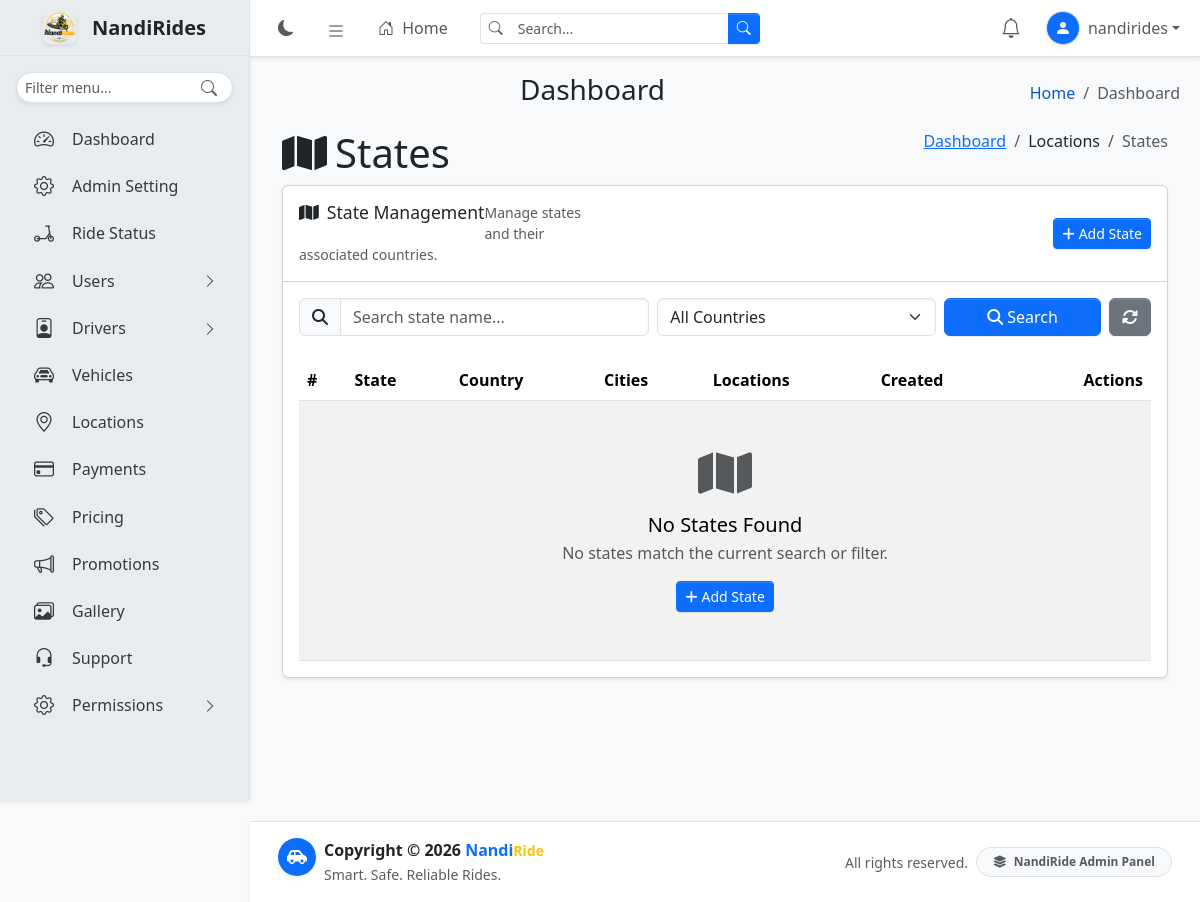
The page /admindashboard/locations/states/ (signed in) on the database as committed earlier.
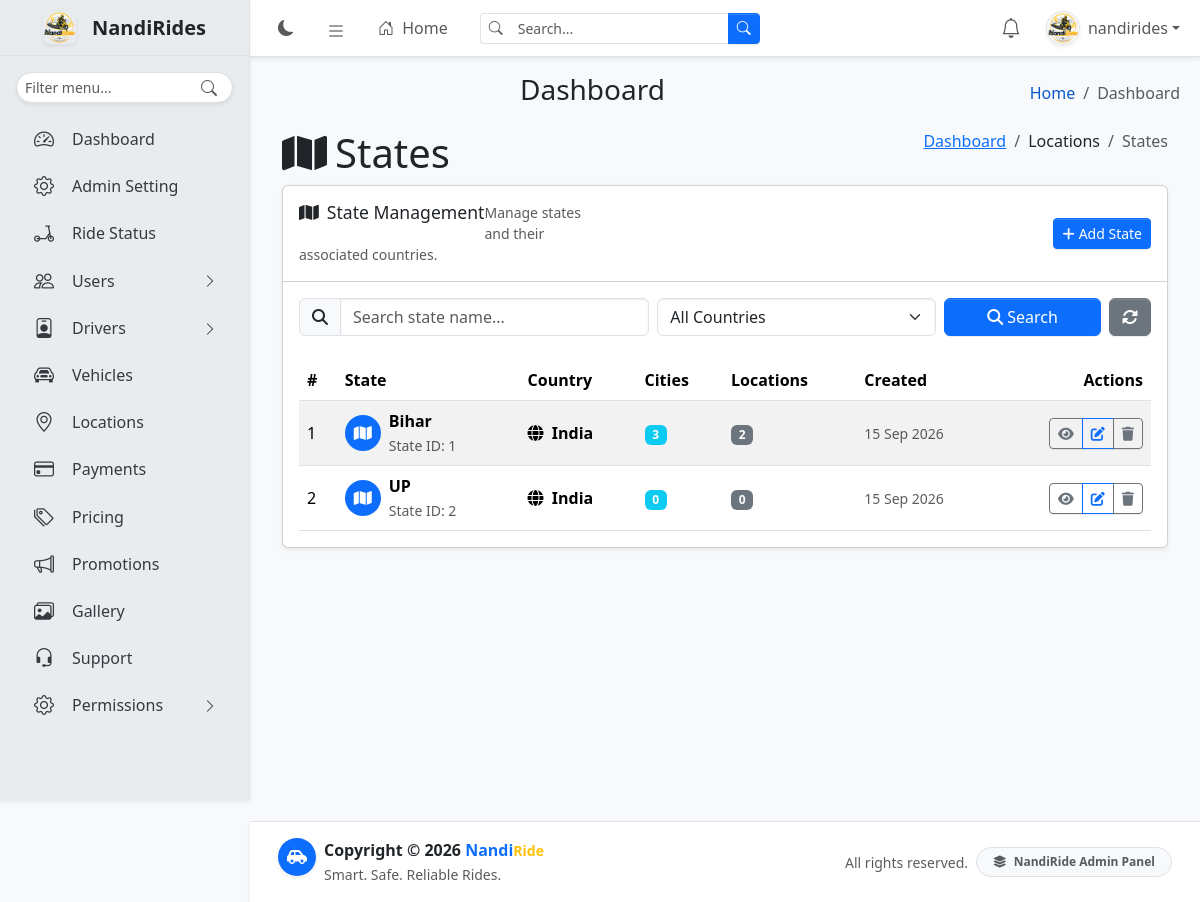
The same page on the database as committed later.
### dashboard/models.py (models this page shows, shortened)
class UserProfile(TimeStampedModel):
    class Gender(models.TextChoices):
        MALE = "male", "Male"
        FEMALE = "female", "Female"
        OTHER = "other", "Other"
    user = models.OneToOneField(
        settings.AUTH_USER_MODEL,
        on_delete=models.CASCADE,
        related_name="profile",
    )
    profile_image = models.ImageField(
        upload_to="profiles/",
        blank=True,
        null=True,
    )
    phone = models.CharField(
        max_length=20,
        blank=True,
    )
    date_of_birth = models.DateField(
        null=True,
        blank=True,
    )
    gender = models.CharField(
        max_length=10,
        choices=Gender.choices,
        blank=True,
    )
    address = models.TextField(
        blank=True,
    )
    city = models.ForeignKey(
        "locations.City",
        on_delete=models.SET_NULL,
        null=True,
        blank=True,
        related_name="user_profiles",
    )
    emergency_contact_name = models.CharField(
        max_length=150,
        blank=True,
    )
    emergency_contact_phone = models.CharField(
        max_length=20,
        blank=True,
    )
    email_verified = models.BooleanField(
        default=False,
    )
    email_verified_at = models.DateTimeField(
        null=True,
        blank=True,
    )

### locations/models.py (models this page shows, shortened)
class State(TimeStampedModel):
    country = models.ForeignKey(
        Country,
        on_delete=models.PROTECT,
        related_name="states",
    )
    name = models.CharField(max_length=100)

class Country(TimeStampedModel):
    name = models.CharField(max_length=100)
    code = models.CharField(max_length=10, unique=True)

### locations/views.py (the view)
@login_required
@permission_required("locations.view_state", raise_exception=True)
def state_list(request):
    query = request.GET.get(
        "q",
        "",
    ).strip()
    country_id = request.GET.get(
        "country",
        "",
    ).strip()
    states = State.objects.select_related(
        "country"
    ).annotate(
        city_count=Count(
            "cities",
            distinct=True,
        ),
        location_count=Count(
            "cities__locations",
            distinct=True,
        ),
    ).order_by(
        "country__name",
        "name",
    )
    if query:
        states = states.filter(
            Q(name__icontains=query)
            | Q(country__name__icontains=query)
        )
    if country_id:
        states = states.filter(
            country_id=country_id
        )
    context = {
        "states": states,
        "countries": Country.objects.order_by("name"),
        "query": query,
        "q": query,
        "selected_country": country_id,
    }
    return render(
        request,
        "locations/state_list.html",
        context,
    )

### locations/templates/locations/state_list.html (shortened to what this page needs)
{% extends "base.html" %}
{% block content %}
<section class="content-header">
    <div class="container-fluid">
        <div class="row mb-2">
            <div class="col-sm-6">
                <h1 class="m-0">
                    <i class="fas fa-map me-2"></i>States
                </h1>
            </div>
            <div class="col-sm-6">
                <ol class="breadcrumb float-sm-end">
                    <li class="breadcrumb-item">
                        <a href="{% url 'dashboard' %}">Dashboard</a>
                    </li>
                    <li class="breadcrumb-item">Locations</li>
                    <li class="breadcrumb-item active">States</li>
                </ol>
            </div>
        </div>
    </div>
</section>
<section class="content">
    <div class="container-fluid">
        <div class="card shadow-sm">
            <div class="card-header">
                <div class="d-flex flex-column flex-md-row justify-content-between align-items-md-center gap-2">
                    <div>
                        <h3 class="card-title mb-1">
                            <i class="fas fa-map me-2"></i>State Management
                        </h3>
                        <div class="text-muted small">
                            Manage states and their associated countries.
                        </div>
                    </div>
                    <a href="{% url 'state_create' %}" class="btn btn-primary btn-sm">
                        <i class="fas fa-plus me-1"></i>Add State
                    </a>
                </div>
            </div>
            <div class="card-body">
                <form method="get" class="mb-4">
                    <div class="row g-2">
                        <div class="col-md-5">
                            <div class="input-group">
                                <span class="input-group-text">
                                    <i class="fas fa-search"></i>
                                </span>
                                <input type="text"
                                       name="q"
                                       value="{{ request.GET.q|default:'' }}"
                                       class="form-control"
                                       placeholder="Search state name...">
                            </div>
                        </div>
                        <div class="col-md-4">
                            <select name="country" class="form-select">
                                <option value="">All Countries</option>
                            </select>
                        </div>
                        <div class="col-md-3">
                            <div class="d-flex gap-2">
                                <button type="submit" class="btn btn-primary flex-grow-1">
                                    <i class="fas fa-search me-1"></i>Search
                                </button>
                                <a href="{% url 'state_list' %}"
                                   class="btn btn-secondary"
                                   title="Reset Filters">
                                    <i class="fas fa-sync-alt"></i>
                                </a>
                            </div>
                        </div>
                    </div>
                </form>
                <div class="table-responsive">
                    <table class="table table-hover table-striped align-middle mb-0">
                        <thead>
                            <tr>
                                <th>#</th>
                                <th>State</th>
                                <th>Country</th>
                                <th>Cities</th>
                                <th>Locations</th>
                                <th>Created</th>
                                <th class="text-end">Actions</th>
                            </tr>
                        </thead>
                        <tbody>
                            {% for state in states %}
                                <tr>
                                    <td>
                                        {{ forloop.counter }}
                                    </td>
                                    <td>
                                        <div class="d-flex align-items-center">
                                            <span class="bg-primary rounded-circle d-inline-flex align-items-center justify-content-center me-2"
                                                  style="width: 36px; height: 36px;">
                                                <i class="fas fa-map text-white"></i>
                                            </span>
                                            <div>
                                                <div class="fw-semibold">
                                                    {{ state.name }}
                                                </div>
                                                <small class="text-muted">
                                                    State ID: {{ state.pk }}
                                                </small>
                                            </div>
                                        </div>
                                    </td>
                                    <td>
                                        <div class="fw-semibold">
                                            <i class="fas fa-globe me-1"></i>
                                            {{ state.country.name }}
                                        </div>
                                    </td>
                                    <td>
                                        <span class="badge bg-info">
                                            {{ state.cities.count }}
                                        </span>
                                    </td>
                                    <td>
                                        <span class="badge bg-secondary">
                                            {{ state.location_count|default:"0" }}
                                        </span>
                                    </td>
                                    <td>
                                        <span class="text-muted small">
                                            {{ state.created_at|date:"d M Y" }}
                                        </span>
                                    </td>
                                    <td class="text-end">
                                        <div class="btn-group" role="group">
                                            <a href="{% url 'state_detail' state.pk %}"
                                               class="btn btn-sm btn-outline-secondary"
                                               title="View State">
                                                <i class="fas fa-eye"></i>
                                            </a>
                                            <a href="{% url 'state_edit' state.pk %}"
                                               class="btn btn-sm btn-outline-primary"
                                               title="Edit State">
                                                <i class="fas fa-edit"></i>
                                            </a>
                                            <button type="button"
                                                    class="btn btn-sm btn-outline-secondary"
                                                    title="Delete State"
                                                    data-bs-toggle="modal"
                                                    data-bs-target="#deleteStateModal{{ state.pk }}">
                                                <i class="fas fa-trash"></i>
                                            </button>
                                        </div>
                                    </td>
                                </tr>
                            {% empty %}
                                <tr>
                                    <td colspan="7" class="text-center py-5">
                                        <div class="mb-3">
                                            <i class="fas fa-map fa-3x text-muted"></i>
                                        </div>
                                        <h5 class="mb-1">No States Found</h5>
                                        <p class="text-muted mb-3">
                                            No states match the current search or filter.
                                        </p>
                                        <a href="{% url 'state_create' %}" class="btn btn-primary btn-sm">
                                            <i class="fas fa-plus me-1"></i>Add State
                                        </a>
                                    </td>
                                </tr>
                            {% endfor %}
                        </tbody>
                    </table>
                </div>
            </div>
        </div>
    </div>
</section>
{% endblock %}

### templates/includes/navbar.html (shortened to what this page needs)
{% load static %}
<nav class="app-header navbar navbar-expand bg-body border-bottom shadow-sm {% if request.resolver_match.url_name == 'login' %}app-header-login{% else %}app-header-dashboard{% endif %}" style="position:fixed!important;top:0;right:0;z-index:1030!important;">
    <div class="container-fluid position-relative">
        <ul class="navbar-nav align-items-center">
            <li class="nav-item">
                <button type="button" class="nav-link border-0 bg-transparent rounded-circle" id="theme-toggle" aria-label="Toggle theme" title="Toggle theme">
                    <i class="bi bi-moon-fill" id="theme-icon"></i>
                </button>
            </li>
            {% if request.resolver_match.url_name != 'login' %}
            <li class="nav-item">
                <a class="nav-link rounded" data-lte-toggle="sidebar" href="#" role="button" aria-label="Toggle sidebar" title="Toggle sidebar">
                    <i class="bi bi-list fs-5"></i>
                </a>
            </li>
            <li class="nav-item d-none d-md-block">
                <a href="{% url 'dashboard' %}" class="nav-link fw-medium">
                    <i class="bi bi-house-door me-1"></i>
                    Home
                </a>
            </li>
            {% endif %}
        </ul>
        {% if request.resolver_match.url_name == 'login' %}
        <div class="position-absolute top-50 start-50 translate-middle d-flex align-items-center gap-3 text-nowrap">
            <img src="{% static 'user/images/logo.png' %}" alt="NandiRide Logo" width="42" height="42" class="rounded-3 shadow-sm">
            <div class="lh-sm">
                <div class="fw-bold fs-5 text-body">
                    Welcome to the Nandi<small class="text-warning">Ride</small>
                    <span class="fs-5 text-body fw-semibold">Administration Portal</span>
                </div>
            </div>
        </div>
        {% else %}
        <form class="d-none d-md-flex ms-3" role="search" method="get" action="#">
            <div class="input-group input-group-sm">
                <span class="input-group-text bg-body border-end-0">
                    <i class="bi bi-search text-body-secondary"></i>
                </span>
                <input type="search" id="navbar-search-input" name="q" class="form-control border-start-0 shadow-none" placeholder="Search..." autocomplete="off" value="{{ request.GET.q|default:'' }}">
                <button type="submit" class="btn btn-primary">
                    <i class="bi bi-search"></i>
                </button>
            </div>
        </form>
        {% endif %}
        <ul class="navbar-nav ms-auto align-items-center">
            {% if user.is_authenticated %}
            <li class="nav-item dropdown notification-nav-item">
                <a class="nav-link notification-bell-wrapper rounded-circle"
                   href="#"
                   role="button"
                   data-bs-toggle="dropdown"
                   aria-expanded="false"
                   aria-label="Notifications"
                   title="Notifications">
                    <i class="bi bi-bell fs-5"></i>
                </a>
            </li>
            <li class="nav-item dropdown ms-1">
                <a class="nav-link dropdown-toggle d-flex align-items-center px-2" href="#" role="button" data-bs-toggle="dropdown" aria-expanded="false">
                    {% if user.profile.profile_image %}
                    <img src="{{ user.profile.profile_image.url }}" class="rounded-circle shadow-sm border me-2 object-fit-cover" width="34" height="34" alt="User profile">
                    {% else %}
                    <span class="rounded-circle shadow-sm border me-2 bg-primary text-white d-inline-flex align-items-center justify-content-center" style="width:34px;height:34px;">
                        <i class="bi bi-person-fill"></i>
                    </span>
                    {% endif %}
                    <span class="d-none d-md-inline fw-medium">{{ user.get_full_name|default:user.get_username }}</span>
                </a>
            </li>
            {% endif %}
        </ul>
    </div>
</nav>

Rows that differ between the two databases and show on the page:
added State: name "Bihar", pk "1", country.name "India", cities.count "3", location_count "2", created_at "15 Sep 2026"
added State: name "UP", pk "2", country.name "India", cities.count "0", location_count "0", created_at "15 Sep 2026"
Other text that changed with them:
text no longer shown: "No States Found No states match the current search or filter. Add State"
